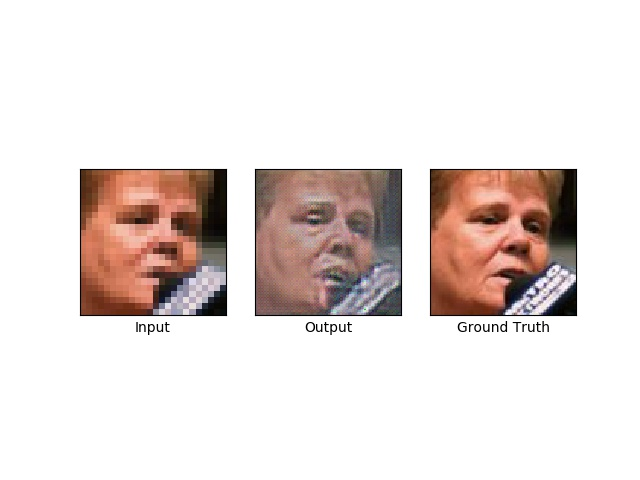
#> input picture example/1.jpg, 640 x 480 px
$ python -i augment.py   (imports and definitions only)
#> lines starting #> are read from the running program, lines starting #| are printed output that depends on the picture
import numpy as np
import random
import cv2

class IMG:
    def __init__(self, normalized=True, flip=True, brightness=True, cropping=True, blur=True):
        self.normalized = normalized
        self.flip = flip
        self.brightness = brightness
        self.cropping = cropping
        self.blur = blur

    def augment(self, images):
        return np.array([self._augment(image) for image in images])

    def _augment(self, image):
        if self.normalized: image = self.denormalize(image)
        if self.cropping: image = self.random_crop_and_zoom(image)
        if self.flip: image = self.random_flip_left_right(image)
        if self.brightness: image = self.random_brightness(image)
        if self.blur: image = self.random_blur(image)
        if self.normalized: image = self.normalize(image)
        return image

    def normalize(self, image):
        return (image / 127.5 - 1)

    def denormalize(self, image):
        return ((image + 1) * 127.5).astype(np.uint8)

    def random_flip_left_right(self, image, seed=None):
        if random.randint(0, 1) == 1:
            image = cv2.flip(image, 1)
        return image

    def random_brightness(self, image, alpha=2.0, seed=None):
        gamma = np.random.rand() * alpha
        gf = [[255 * pow(i / 255, 1 / gamma)] for i in range(256)]
        table = np.reshape(gf, (256, -1))
        return cv2.LUT(image, table)

    def random_crop_and_zoom(self, image, alpha=0.1, seed=None):
        img_h, img_w = image.shape[:2]
        r = random.uniform(0, alpha)
        v1 = random.randint(0, int(r * img_h))
        v2 = random.randint(0, int(r * img_w))
        image = image[v1:(v1 + int((1 - r) * img_h)), v2:(v2 + int((1 - r) * img_w)), :]
        image = cv2.resize(image, (img_h, img_w))
        return image

    def random_blur(self, image, alpha=4, seed=None):
        f = random.randint(1, alpha)
        image = cv2.blur(image, (f, f))
        return image

>>> import cv2
>>> picture = cv2.imread('../example/1.jpg', cv2.IMREAD_GRAYSCALE)
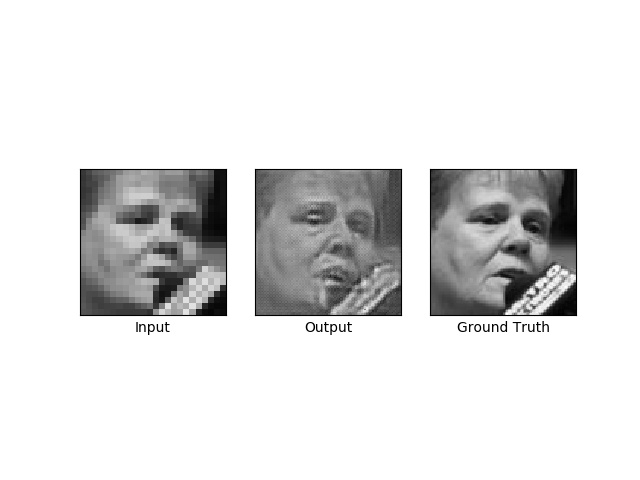
#> picture: shape (480, 640); min 0, max 255, mean 225.2
>>> result = IMG().augment(picture)
#> (the run stopped early here; a loop or call above may not have finished)

$ run again, on example/2.jpg
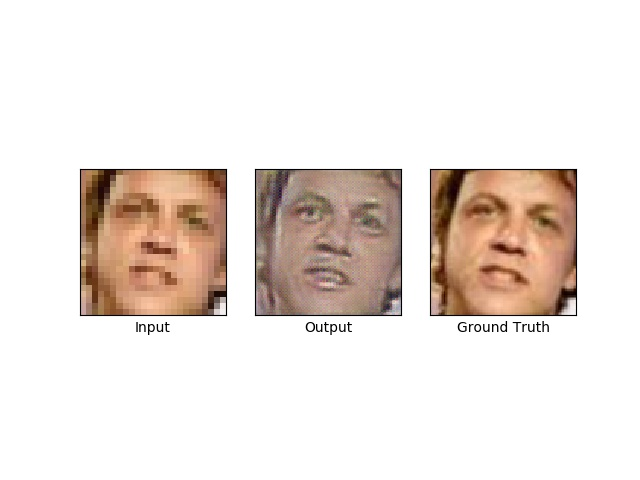
#> input picture example/2.jpg, 640 x 480 px
#> `picture = cv2.imread('../example/1.jpg', cv2.IMREAD_GRAYSCALE)`:
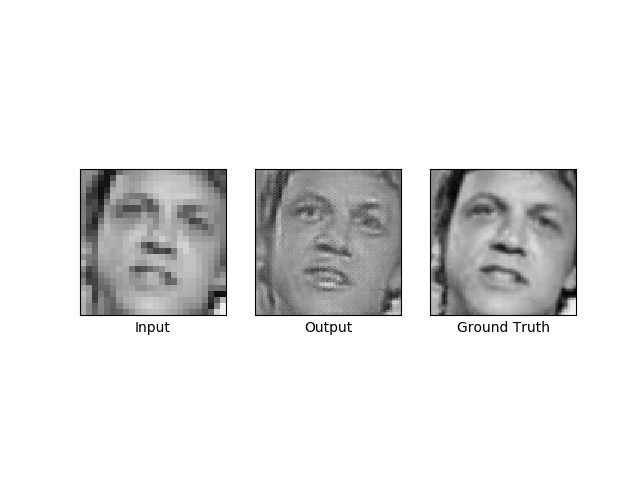
#> picture: shape (480, 640); min 0, max 255, mean 229.8
